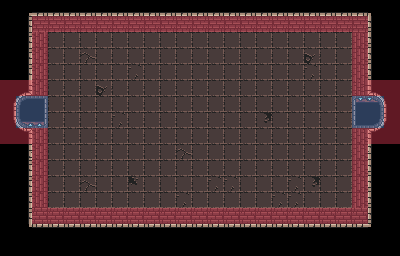

This game map was drawn from its Tiled (.tmx) file and the tilesets committed beside it. A one-line description and the trimmed map source follow:
An orthogonal 25x16 tile map with 16x16 px tiles, 3 tile layers (Tile Layer 1, wall meta, door meta), 2 tilesets.

<map version="1.8" tiledversion="1.8.4" orientation="orthogonal" renderorder="right-down" width="25" height="16" tilewidth="16" tileheight="16" infinite="0" nextlayerid="5" nextobjectid="1">
 <tileset firstgid="1" source="0x72_DungeonTilesetII_v1.4.tsx" />
 <tileset firstgid="1025" source="MetaSet.tsx" />
 <layer id="1" name="Tile Layer 1" width="25" height="16">
  <data>[400 cells, 355 non-empty, 22 distinct tile ids]</data>
 </layer>
 <layer id="3" name="wall meta" width="25" height="16" opacity="0.4">
  <data>[400 cells, 72 non-empty, 1 distinct tile ids]</data>
 </layer>
 <layer id="4" name="door meta" width="25" height="16" opacity="0.4">
  <data>[400 cells, 8 non-empty, 1 distinct tile ids]</data>
 </layer>
</map>
